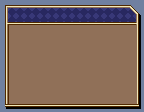

This game map was drawn from its Tiled (.tmx) file and the tilesets committed beside it. A one-line description and the full map source follow:
An orthogonal 18x14 tile map with 8x8 px tiles, 1 tile layer (Tile Layer 1).

<map version="1.9" tiledversion="1.9.1" orientation="orthogonal" renderorder="right-down" width="18" height="14" tilewidth="8" tileheight="8" infinite="0" nextlayerid="2" nextobjectid="1">
 <tileset firstgid="1" name="BobMenuTiles" tilewidth="8" tileheight="8" tilecount="128" columns="16">
  <image source="../../Image/Png/BobMenuTiles.png" width="128" height="64" />
 </tileset>
 <layer id="1" name="Tile Layer 1" width="18" height="14">
  <data encoding="csv">
4,3,3,3,3,3,3,3,3,3,3,3,3,3,3,3,6,1,
37,2,2,2,2,2,2,2,2,2,2,2,2,2,2,2,7,19,
17,54,54,54,54,54,54,54,54,54,54,54,54,54,54,54,54,16,
37,72,73,73,73,73,73,73,73,73,73,73,73,73,73,73,73,20,
37,71,47,47,47,47,47,47,47,47,47,47,47,47,47,47,47,20,
37,71,47,47,47,47,47,47,47,47,47,47,47,47,47,47,47,20,
37,71,47,47,47,47,47,47,47,47,47,47,47,47,47,47,47,20,
37,71,47,47,47,47,47,47,47,47,47,47,47,47,47,47,47,20,
37,71,47,47,47,47,47,47,47,47,47,47,47,47,47,47,47,20,
37,71,47,47,47,47,47,47,47,47,47,47,47,47,47,47,47,20,
37,71,47,47,47,47,47,47,47,47,47,47,47,47,47,47,47,20,
37,71,47,47,47,47,47,47,47,47,47,47,47,47,47,47,47,20,
37,71,47,47,47,47,47,47,47,47,47,47,47,47,47,47,47,20,
13,14,14,14,14,14,14,14,14,14,14,14,14,14,14,14,14,15
</data>
 </layer>
</map>
